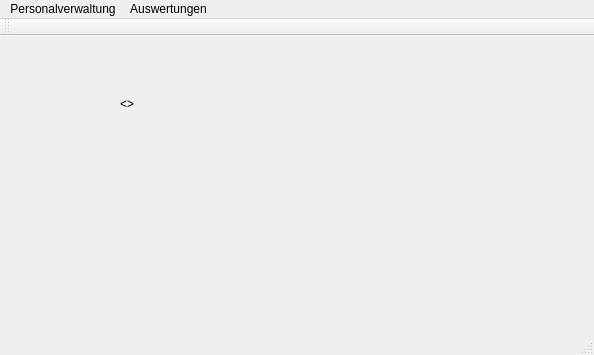
<?xml version="1.0" encoding="UTF-8"?>
<ui version="4.0">
 <class>Personalverwaltung_GUI</class>
 <widget class="QMainWindow" name="Personalverwaltung_GUI">
  <property name="geometry">
   <rect>
    <x>0</x>
    <y>0</y>
    <width>594</width>
    <height>355</height>
   </rect>
  </property>
  <property name="windowTitle">
   <string>Personalverwaltung</string>
  </property>
  <widget class="QWidget" name="centralWidget">
   <widget class="QLabel" name="label">
    <property name="geometry">
     <rect>
      <x>120</x>
      <y>60</y>
      <width>361</width>
      <height>17</height>
     </rect>
    </property>
    <property name="sizePolicy">
     <sizepolicy hsizetype="Preferred" vsizetype="Preferred">
      <horstretch>0</horstretch>
      <verstretch>0</verstretch>
     </sizepolicy>
    </property>
    <property name="text">
     <string>&lt;&lt;Bitte waehlen Sie eine Funktion aus dem Menu!&gt;&gt;</string>
    </property>
   </widget>
  </widget>
  <widget class="QToolBar" name="mainToolBar">
   <attribute name="toolBarArea">
    <enum>TopToolBarArea</enum>
   </attribute>
   <attribute name="toolBarBreak">
    <bool>false</bool>
   </attribute>
  </widget>
  <widget class="QStatusBar" name="statusBar"/>
  <widget class="QMenuBar" name="menuBar">
   <property name="geometry">
    <rect>
     <x>0</x>
     <y>0</y>
     <width>594</width>
     <height>25</height>
    </rect>
   </property>
   <widget class="QMenu" name="menuPersonalverwaltung">
    <property name="title">
     <string>Personalverwaltung</string>
    </property>
    <addaction name="actionMitarbeiter_anlegen"/>
    <addaction name="actionMitarbeiter_aendern"/>
    <addaction name="actionMitarbeiter_Austritt"/>
    <addaction name="actionProgramm_beenden"/>
   </widget>
   <widget class="QMenu" name="menuAuswertungen">
    <property name="title">
     <string>Auswertungen</string>
    </property>
    <addaction name="actionPersonal_uebersicht"/>
    <addaction name="actionListe_speichern"/>
   </widget>
   <addaction name="menuPersonalverwaltung"/>
   <addaction name="menuAuswertungen"/>
  </widget>
  <action name="actionMitarbeiter_anlegen">
   <property name="text">
    <string>Mitarbeiter anlegen</string>
   </property>
  </action>
  <action name="actionMitarbeiter_aendern">
   <property name="text">
    <string>Mitarbeiter aendern</string>
   </property>
   <property name="toolTip">
    <string>Mitarbeiter aendern</string>
   </property>
  </action>
  <action name="actionMitarbeiter_Austritt">
   <property name="text">
    <string>Mitarbeiter Austritt</string>
   </property>
  </action>
  <action name="actionPersonal_uebersicht">
   <property name="text">
    <string>Personaluebersicht</string>
   </property>
   <property name="toolTip">
    <string>Personaluebersicht</string>
   </property>
  </action>
  <action name="actionProgramm_beenden">
   <property name="text">
    <string>Programm beenden</string>
   </property>
  </action>
  <action name="actionListe_speichern">
   <property name="text">
    <string>Liste speichern</string>
   </property>
  </action>
  <action name="actionMitarbeiter_suchen">
   <property name="text">
    <string>Mitarbeiter suchen</string>
   </property>
  </action>
 </widget>
 <layoutdefault spacing="6" margin="11"/>
 <resources/>
 <connections/>
</ui>
